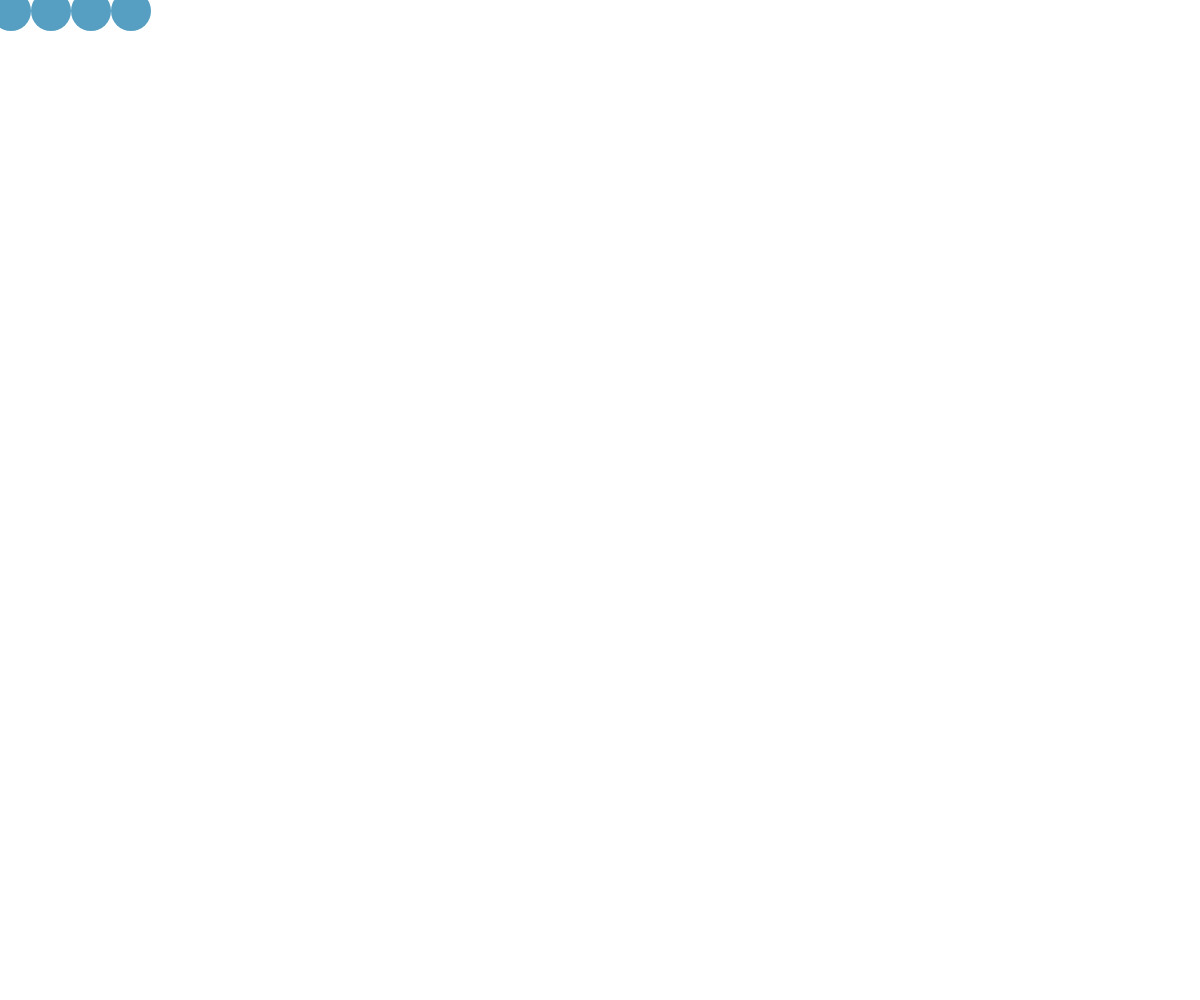
Frame 1 (no input)
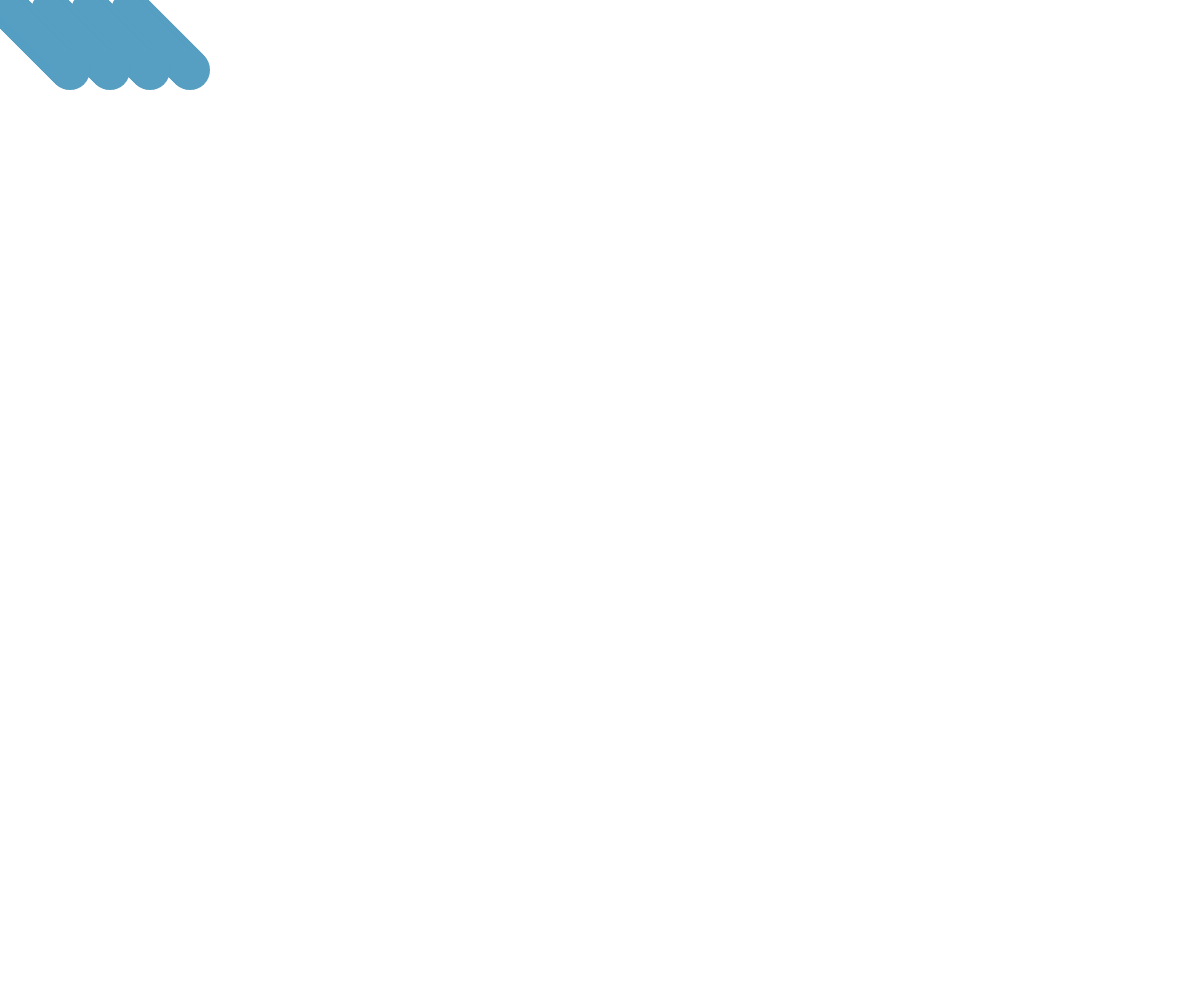
Frame 60 (no input)
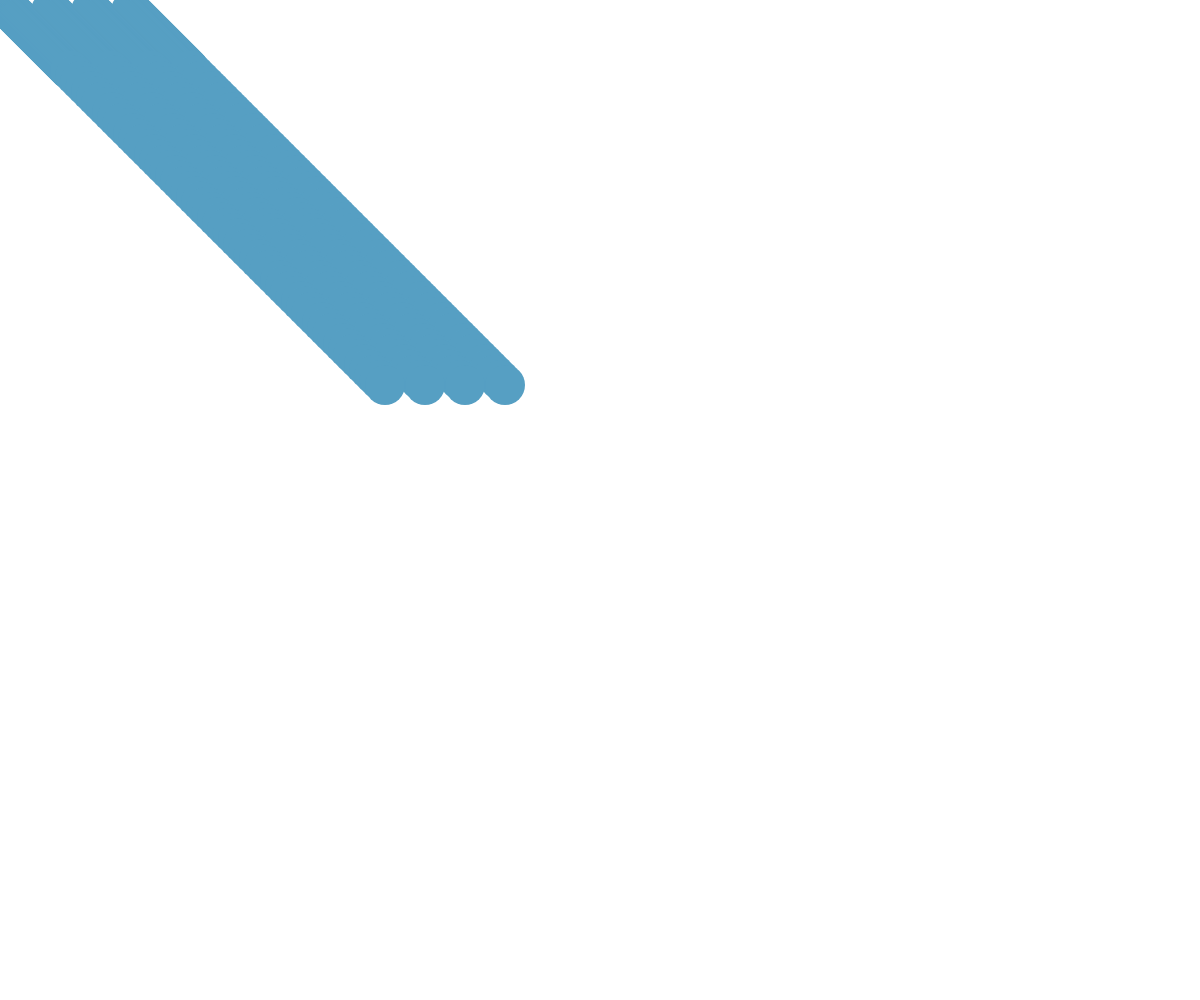
Frame 120 (the mouse pressed at the canvas centre since frame 60)

The p5.js sketch that drew these frames (run headless with seeded random() and noise() and a simulated clock; from frame 60 on, the mouse is pressed at the canvas centre):

// p5.js sketch
// ── sketch.js


let ball = {
width: 40,
x: 10,
y: 10,
delta_x: 1,
delta_y: 1,
scale_x: 1,
scale_y: 1,
r: 86,
g: 159,
b: 195,
t: 255
};
function setup() {
    createCanvas(windowWidth, windowHeight);
    background(255);
}



function draw() {
    translate(0, 0);
    ball.x += ball.delta_x * ball.scale_x;
    ball.y += ball.delta_y * ball.scale_y;


    if (ball.x >= width - 140 || ball.x <= 0) {
        ball.delta_x = -1 * ball.delta_x;
        ball.r = floor(random(256));
        ball.g = floor(random(256));
        ball.b = floor(random(256));
        ball.t = floor(random(200));
        };

    if (ball.y >= height - 20 || ball.y <= 0) {
        ball.delta_y = -1 * ball.delta_y;
        ball.r = floor(random(256));
        ball.g = floor(random(256));
        ball.b = floor(random(256));
        ball.t = floor(random(200));
        };

    noStroke();

    fill(ball.r, ball.g, ball.b, ball.t);
    ellipse(ball.x, ball.y, ball.width, ball.width);
    translate(40, 0);
    ellipse(ball.x, ball.y, ball.width, ball.width);
    translate(40, 0);
    ellipse(ball.x, ball.y, ball.width, ball.width);
    translate(40, 0);
    ellipse(ball.x, ball.y, ball.width, ball.width);
};

function mousePressed() {
    ball.scale_x = map(mouseX, 0, width, 0.5, 10);
    ball.scale_y = map(mouseY, 0, height, 0.5, 10);
    
};
